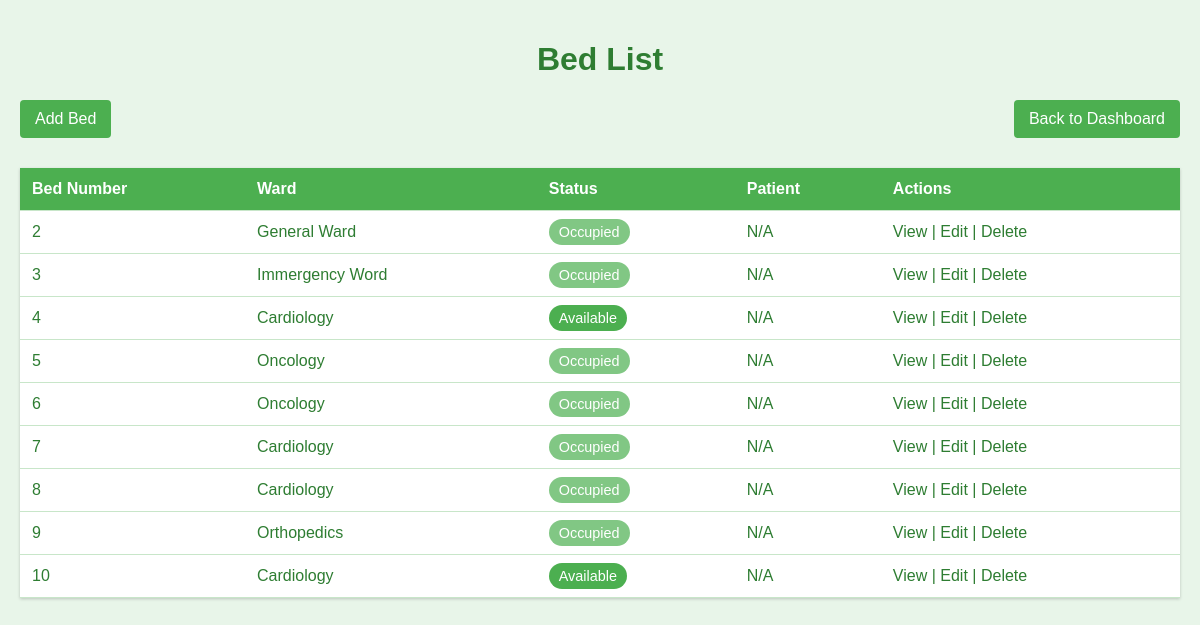
Before: /beds/ (signed in) with the older database file.
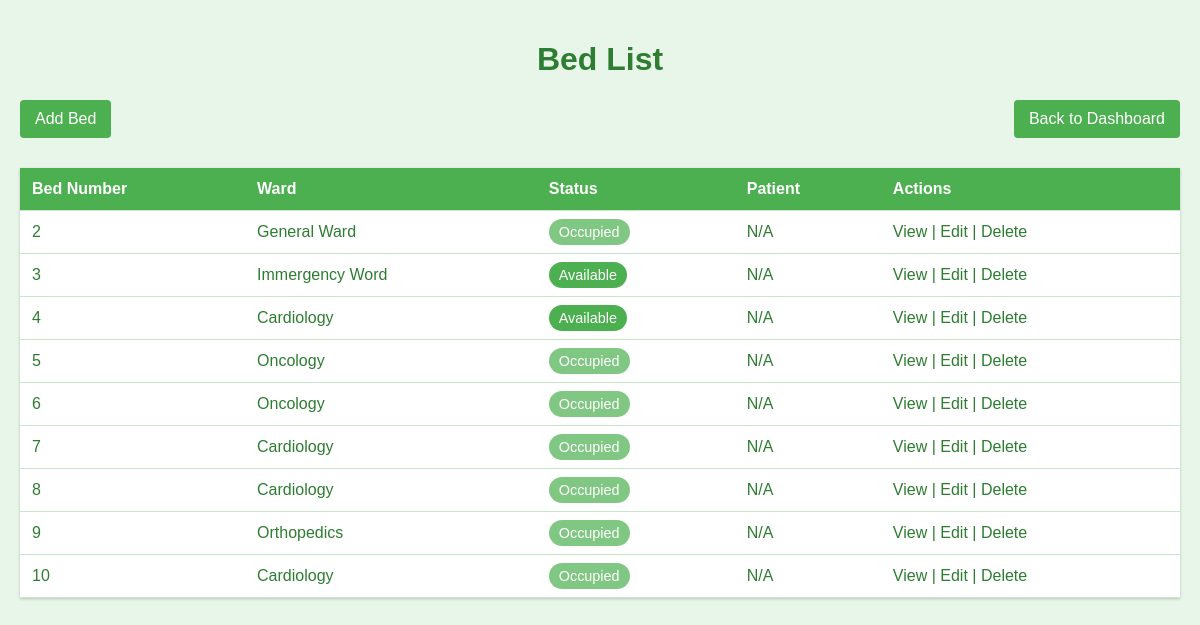
After: the same page with the newer database file.
### hospital/models.py (models this page shows, shortened)
class Bed(models.Model):
    number = models.CharField(max_length=10)
    ward = models.ForeignKey(Ward, on_delete=models.CASCADE, related_name='beds')
    is_occupied = models.BooleanField(default=False)

class Ward(models.Model):
    name = models.CharField(max_length=100)
    capacity = models.IntegerField()

### hospital/views.py (the view)
# urls.py: path('beds/', views.bed_list, name='bed_list'),
@login_required
def bed_list(request):
    beds = Bed.objects.all()
    return render(request, 'hospital/bed_list.html', {'beds': beds})

### hospital/templates/hospital/bed_list.html (shortened to what this page needs)
<!DOCTYPE html>
<html lang="en">
<head>
</head>
<body>
    <h1>Bed List</h1>
    <a class="add-bed" href="{% url 'bed_create' %}">Add Bed</a>
    <a class="back-to-dashboard" href="{% url 'dashboard' %}">Back to Dashboard</a>
    <table>
        <thead>
            <tr>
                <th>Bed Number</th>
                <th>Ward</th>
                <th>Status</th>
                <th>Patient</th>
                <th>Actions</th>
            </tr>
        </thead>
        <tbody>
            {% for bed in beds %}
            <tr>
                <td>{{ bed.number }}</td>
                <td>{{ bed.ward.name }}</td>
                <td>
                    <span class="bed-status {% if bed.is_occupied %}occupied{% else %}available{% endif %}">
                        {% if bed.is_occupied %}Occupied{% else %}Available{% endif %}
                    </span>
                </td>
                <td>{{ bed.patient.name|default:"N/A" }}</td>
                <td>
                    <a href="{% url 'bed_detail' bed.id %}">View</a> |
                    <a href="{% url 'bed_update' bed.id %}">Edit</a> |
                    <a href="{% url 'bed_delete' bed.id %}">Delete</a>
                </td>
            </tr>
            {% empty %}
            <tr>
                <td colspan="5" style="text-align: center;">No beds available</td>
            </tr>
            {% endfor %}
        </tbody>
    </table>
</body>
</html>

Changed rows visible on the page:
changed Bed "Immergency Word": is_occupied "Occupied" → "Available"
changed Bed (number 9 of 9 on the later page): is_occupied "Available" → "Occupied"
